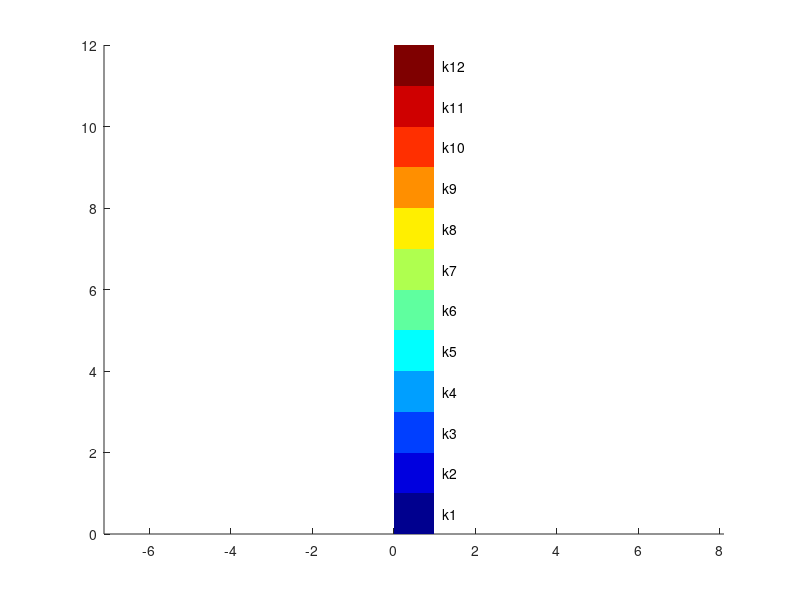

Reproduce this figure in MATLAB.
cm = 1/255*[0,0,143;0,0,223;0,63,255;0,159,255;0,255,255;95,255,159;...
            175,255,79;255,239,0;255,143,0;255,47,0;207,0,0;127,0,0];
figure;
mg = 0;
y = 0;
    for j = 1:12     
        rectangle('Position',[mg, y, 1, 1],...
               'EdgeColor','none','FaceColor',[cm(j,1),cm(j,2),cm(j,3)]);

  
    h = text(mg+1.2,(y+.5),['k',num2str(j)]);
    set(h,'FontSize',10);
            y = y + 1;
    end
set(gca,'visible','on');
axis equal